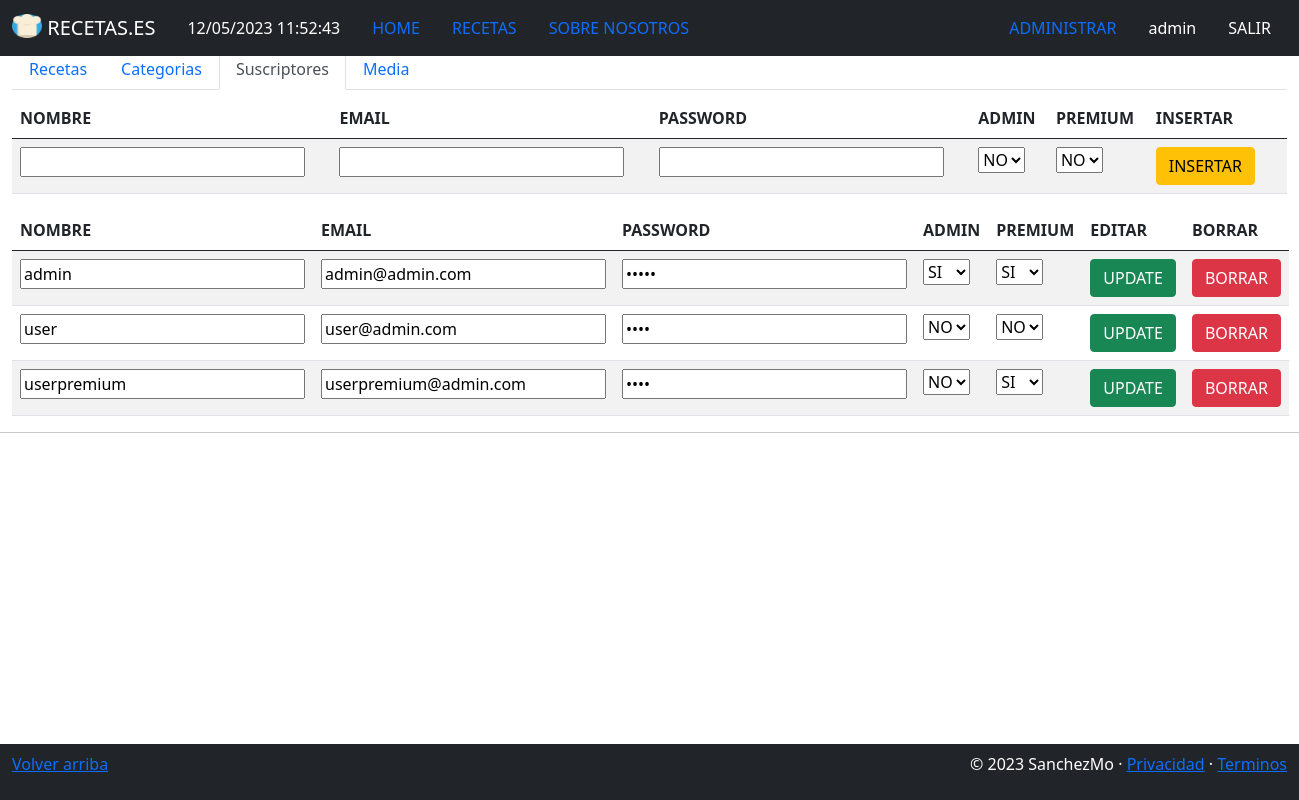
Page /admincustomer.php (signed in) on the committed database.
### tables this page shows
CREATE TABLE Users(      
    CustomerID INTEGER PRIMARY KEY AUTO_INCREMENT,
    CustomerName VARCHAR(50),
    Premium VARCHAR(2),
    Admin VARCHAR(2),
    Email VARCHAR(25),
    Pass VARCHAR(25)
    
);

### admincustomer.php (the view, shortened to what this page needs)
<?php include('./includes/header.php');session_start();?>
<?php include('./includes/navbar.php');?>
<?php include('./includes/driverdb.php');
    ?>
<div class="container-fluid mt-5">
    <ul class="nav nav-tabs">
        <li class="nav-item">
            <a class="nav-link " href="adminrecipe.php">Recetas</a>
        </li>
        <li class="nav-item">
            <a class="nav-link" href="admincategorie.php">Categorias</a>
        </li>
        <li class="nav-item">
            <a class="nav-link active" aria-current="admincustomer.php" href="#">Suscriptores</a>
        </li>
        <li class="nav-item">
            <a class="nav-link"  href="adminmedia.php">Media</a>
        </li>
    </ul>
</div>
<div class="container-fluid ">
    <form method="post" action="admincustomer.php" enctype="multipart/form-data">
        <table class="table table-striped">
            <thead>
                <tr>
                    <th scope="col">NOMBRE</th>
                    <th scope="col">EMAIL</th>
                    <th scope="col">PASSWORD</th>
                    <th scope="col">ADMIN</th>
                    <th scope="col">PREMIUM</th>
                    <th scope="col">INSERTAR</th>
                    <th scope="col"></th>
                </tr>
            </thead>
            <tbody>
                <tr>
                    <td><input name="NombreI" type="text" size="25" require></td>
                    <td><input name="EmailI" type="email" size="25" require></td>
                    <td><input name="PasswordI" type="password" size="25" require></td>
                    <td><select name="AdminI">
                            <option value="NO" selected>NO</option>
                        </select></td>
                    <td><select name="PremiumI">
                            <option value="NO" selected>NO</option>
                        </select></td>
                    <td><button type="submit" name="insert" class="btn btn-warning">INSERTAR</button></td>
                    <td>      </td>
            </tbody>
        </table>
    </form>
    <table class="table table-striped">
        <thead>
            <tr>
                <th scope="col">NOMBRE</th>
                <th scope="col">EMAIL</th>
                <th scope="col">PASSWORD</th>
                <th scope="col">ADMIN</th>
                <th scope="col">PREMIUM</th>
                <th scope="col">EDITAR</th>
                <th scope="col">BORRAR</th>
            </tr>
        </thead>
        <tbody>
            <?php $query2='SELECT * FROM Users';
            $result_clientes=mysqli_query($conexion,$query2);
             while ($row = mysqli_fetch_array($result_clientes)){?>
            <form method="post" action="admincustomer.php" id="<?php echo $row['CustomerID']?>">
                <tr>
                    <td><input name="Nombre" type="text" value="<?php echo $row['CustomerName']?>" size="25"></td>
                    <td><input name="Email" type="email" value="<?php echo $row['Email']?>" size="25"></td>
                    <td><input name="Password" type="password" value="<?php echo $row['Pass']?>" size="25"></td>
                    <td><select name="Admin">
                            <?php if($row['Admin']=="SI"){?>
                            <option value="SI" selected>SI</option>
                            <?php }else{ ?>
                            <option value="NO" selected>NO</option>
                            <?php } ?>
                        </select></td>
                    <td><select name="Premium">
                            <?php if($row['Premium']=="SI"){?>
                            <option value="SI" selected>SI</option>
                            <?php }else{ ?>
                            <option value="NO" selected>NO</option>
                            <?php } ?>
                        </select></td>
                    <td><button type="submit" name="<?php echo $row['CustomerID']?>"
                            class="btn btn-success">UPDATE</button>
                    </td>
                    <td><input type="button"
                            onclick="location.href='borrar.php?id=<?php echo $row['CustomerID']?>&tabla=Users&idcampo=CustomerID&page=admincustomer&file=<?php echo $row['Archivo']?>'"
                            value="BORRAR" class="btn btn-danger" />
                </tr>
            </form>
            <?php } ?>
        </tbody>
    </table>
</div>
<?php include('./includes/footer.php');?>

### includes/header.php (shortened to what this page needs)
<!DOCTYPE html>
<html lang="en">
<head>
    <link href="https://cdn.jsdelivr.net/npm/bootstrap@5.0.2/dist/css/bootstrap.min.css" rel="stylesheet">
</head>
<body>

### includes/navbar.php (shortened to what this page needs)
<nav class="navbar fixed-top navbar-expand-sm navbar-dark bg-dark">
    <div class="container-fluid">
        <a class="navbar-brand" href="index.php"> <img src="./img/chef.png" alt="Logo" width="30" height="24"
                class="d-inline-block align-text-top"> RECETAS.ES</a>
        <div class="collapse navbar-collapse" id="navbarNavAltMarkup">
            <div class="nav col-12 col-lg-auto mb-2 justify-content-end mb-md-0">
                <span class="nav-link" style="color:white;" id="time" href="#"></span>
                <a class="nav-link " href="index.php">HOME</a>
                <a class="nav-link " href="recetas.php">RECETAS</a>
                <a class="nav-link " href="#">SOBRE NOSOTROS</a>
            </div>
        </div>
        <?php   if($_SESSION['admin']=="SI"){echo '<a class="nav-link " href="adminrecipe.php">ADMINISTRAR</a>';} ?>
        <?php  $name='<a class="nav-link right px-8 text-white" href="user.php">'.$_SESSION['customerName'].'</a><a class="nav-link right px-8 text-white " href="control.php?unlog=unlog">SALIR</a>';
         if($_SESSION['login']=="OK"){echo $name;} ?>
    </div>
</nav>

### includes/footer.php (shortened to what this page needs)
<hr>
<footer class="navbar fixed-bottom navbar-expand-sm navbar-dark bg-dark">
    <div class="container-fluid">
        <p class="float-end"><a href="#">Volver arriba</a></p>
        <p style="color:white;">&copy; 2023 SanchezMo &middot; <a href="privacidad.php">Privacidad</a> &middot; <a
                href="terminos.php">Terminos</a></p>
    </div>
</footer>
</body>
</html>

### rows in the picture
users: Nombre "admin", Email "admin@admin.com", Admin "SI", Premium "SI"
users: Nombre "user", Email "user@admin.com", Admin "NO", Premium "NO"
users: Nombre "userpremium", Email "userpremium@admin.com", Admin "NO", Premium "SI"

### other values in the picture
$_SESSION['customerName'] "admin"
